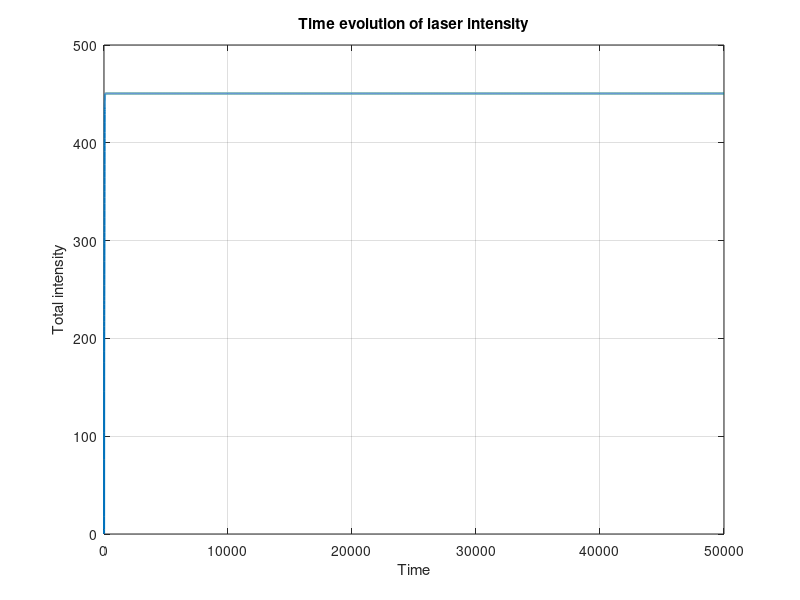
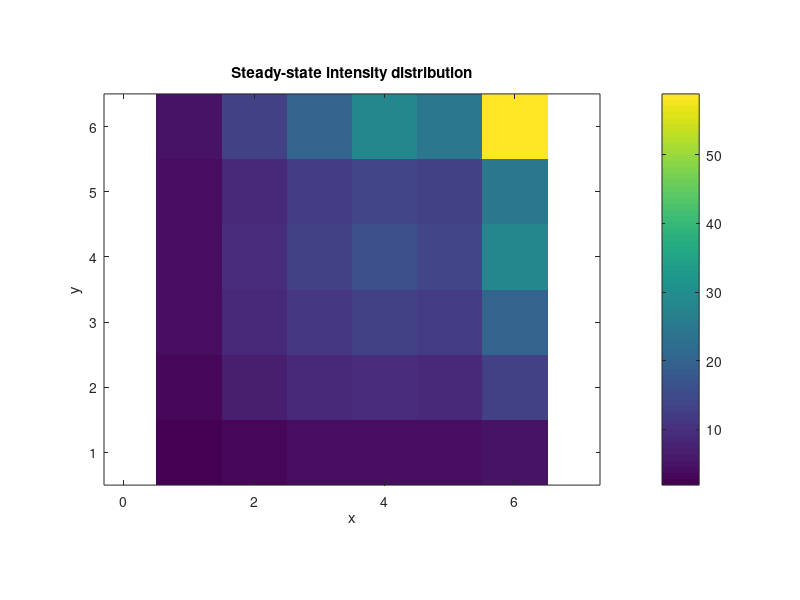
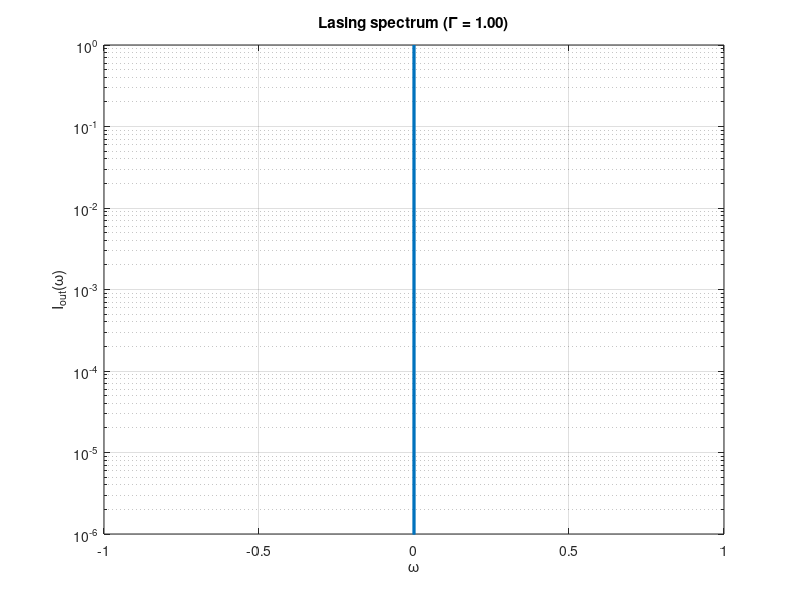
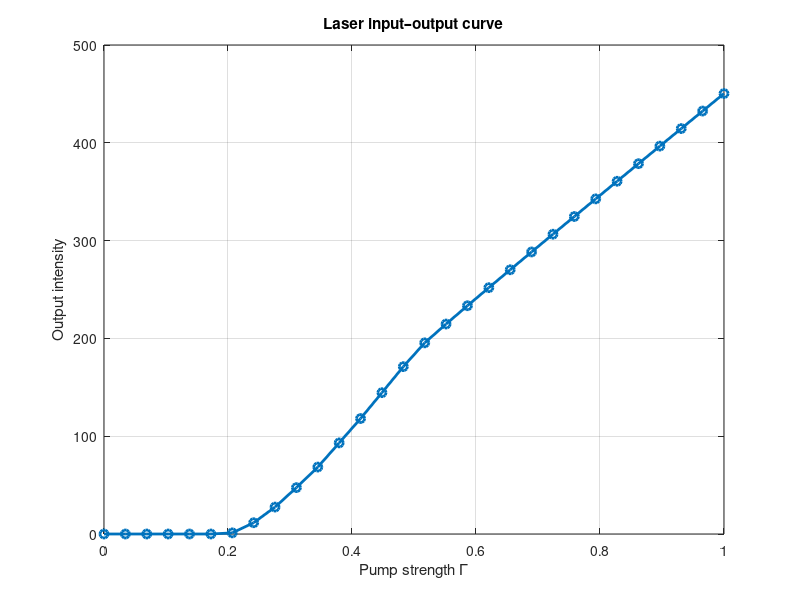

Source code (MATLAB) for these figures, in order: (Note: this script raises an error after producing the figures.)
clear; clc; close all;

%% ===================== GLOBAL PARAMETERS =====================
Lx = 6; Ly = 6;
N  = Lx * Ly;

t1     = 0.1;
gamma0 = 0.2;
Isat   = 1;

dt     = 1;
f0     = 0.01;

idx = @(x,y) (y-1)*Lx + x;

%% ===================== SYSTEM PARAMETERS =====================
delta_t = 0.04;
Gamma   = 1;

nSteps  = 50000;
nRelax  = 20000;
nstore  = 30000;

%% ===================== BUILD HATANO–NELSON H =====================
H = zeros(N,N);
for x = 1:Lx
    for y = 1:Ly
        i = idx(x,y);
        if x < Lx, H(i,idx(x+1,y)) = t1 - delta_t; end
        if x > 1,  H(i,idx(x-1,y)) = t1 + delta_t; end
        if y < Ly, H(i,idx(x,y+1)) = t1 - delta_t; end
        if y > 1,  H(i,idx(x,y-1)) = t1 + delta_t; end
    end
end

[V,D] = eig(H);
U0 = V * diag(exp(-1i*diag(D)*dt)) / V;

%% ===================== INITIAL CONDITION =====================
rng(123);
psi = f0 * (randn(N,1) + 1i*randn(N,1));

%% ===================== STORAGE =====================
fdata       = zeros(nstore,N);
Itime       = zeros(nSteps,1);
store_index = 0;

%% ===================== TIME EVOLUTION =====================
for iter = 1:nSteps

    % Gain + loss
    psi = psi .* exp(dt * (Gamma ./ (1 + abs(psi).^2) - gamma0));

    % Linear propagation
    psi = U0 * psi;

    % Total intensity
    Itime(iter) = sum(abs(psi).^2);

    % Store steady-state signals
    if iter > nRelax
        store_index = store_index + 1;
        fdata(store_index,:) = psi.';
    end
end

%% =======================================================================
%% 1) TIME EVOLUTION PLOT (INTENSITY vs TIME)
%% =======================================================================
time = (1:nSteps) * dt;

figure;
plot(time, Itime, 'LineWidth', 1.5);
xlabel('Time');
ylabel('Total intensity');
title('Time evolution of laser intensity');
grid on;

%% =======================================================================
%% 2) INTENSITY MAPPING (STEADY-STATE SPATIAL PROFILE)
%% =======================================================================
Iavg = mean(abs(fdata).^2,1);
Imap = reshape(Iavg, [Lx Ly]);

figure;
imagesc(Imap.');
axis equal tight;
set(gca,'YDir','normal');
colorbar;
xlabel('x');
ylabel('y');
title('Steady-state intensity distribution');

%% =======================================================================
%% 3) FFT LASING SPECTRUM
%% =======================================================================
powersp = zeros(nstore,1);
for j = 1:N
    sig = fdata(:,j);
    g   = fft(sig);
    powersp = powersp + abs(g).^2;
end

powersp = fftshift(powersp);
powersp = powersp / max(powersp);

freq = (-nstore/2:nstore/2-1).' * (2*pi/(dt*nstore));

figure;
semilogy(freq, powersp, 'LineWidth', 2);
xlabel('\omega');
ylabel('I_{out}(\omega)');
title(sprintf('Lasing spectrum (\\Gamma = %.2f)', Gamma));
xlim([-1 1]);
ylim([1e-6 1]);
grid on;

%% =======================================================================
%% 4) OUTPUT INTENSITY vs PUMP STRENGTH
%% =======================================================================
Gamma_range = linspace(0,1.0,30);
Iout = zeros(size(Gamma_range));

for gidx = 1:length(Gamma_range)

    Gamma = Gamma_range(gidx);
    psi = f0 * (randn(N,1) + 1i*randn(N,1));

    for step = 1:10000
        psi = psi .* exp(dt * (Gamma ./ (1 + abs(psi).^2) - gamma0));
        psi = U0 * psi;
    end

    Iout(gidx) = sum(abs(psi).^2);
end

figure;
plot(Gamma_range, Iout, '-o', 'LineWidth', 2);
xlabel('Pump strength \Gamma');
ylabel('Output intensity');
title('Laser input–output curve');
grid on;

%% =======================================================================
%% 5) LASER PHASE DIAGRAM 
%% =======================================================================
Gamma_range   = linspace(0,1.0,30);
delta_t_range = linspace(0,0.09999,20);

phase_map = zeros(length(delta_t_range), length(Gamma_range));
tol = 1e-3;

fprintf('\n=== Computing phase diagram ===\n');

for dt_idx = 1:length(delta_t_range)

    delta_t = delta_t_range(dt_idx);

    % Build H
    H = zeros(N,N);
    for x = 1:Lx
        for y = 1:Ly
            i = idx(x,y);
            if x < Lx, H(i,idx(x+1,y)) = t1 - delta_t; end
            if x > 1,  H(i,idx(x-1,y)) = t1 + delta_t; end
            if y < Ly, H(i,idx(x,y+1)) = t1 - delta_t; end
            if y > 1,  H(i,idx(x,y-1)) = t1 + delta_t; end
        end
    end

    [V,D] = eig(H);
    U0 = V * diag(exp(-1i*diag(D)*dt)) / V;

    for gidx = 1:length(Gamma_range)

        Gamma = Gamma_range(gidx);
        psi = f0 * (randn(N,1) + 1i*randn(N,1));

        for step = 1:5000
            psi = psi .* exp(dt * (Gamma ./ (1 + abs(psi).^2) - gamma0));
            psi = U0 * psi;
        end

        G_eff = Gamma ./ (1 + abs(psi).^2) - gamma0;
        H_eff = H + 1i * diag(G_eff);

        E = eig(H_eff);
        lasing_modes = find(imag(E) > -tol);

        if isempty(lasing_modes)
            phase_map(dt_idx,gidx) = 0;   % Subthreshold
        elseif length(lasing_modes) > 1
            phase_map(dt_idx,gidx) = 1;   % Multimode
        else
            phase_map(dt_idx,gidx) = 2;   % SSEM
        end
    end

    fprintf('Completed δt = %.3f\n', delta_t);
end

figure;
imagesc(Gamma_range, delta_t_range, phase_map);
set(gca,'YDir','normal');
colormap([
    0.1 0.1 0.5;
    0.3 0.6 0.9;
    1.0 1.0 0.4
]);
colorbar('Ticks',[0.5 1.5 2.5], ...
         'TickLabels',{'Subthreshold','Multimode','SSEM'});
xlabel('Pump strength \Gamma');
ylabel('\delta_t');
title('Laser phase diagram');
box on;
